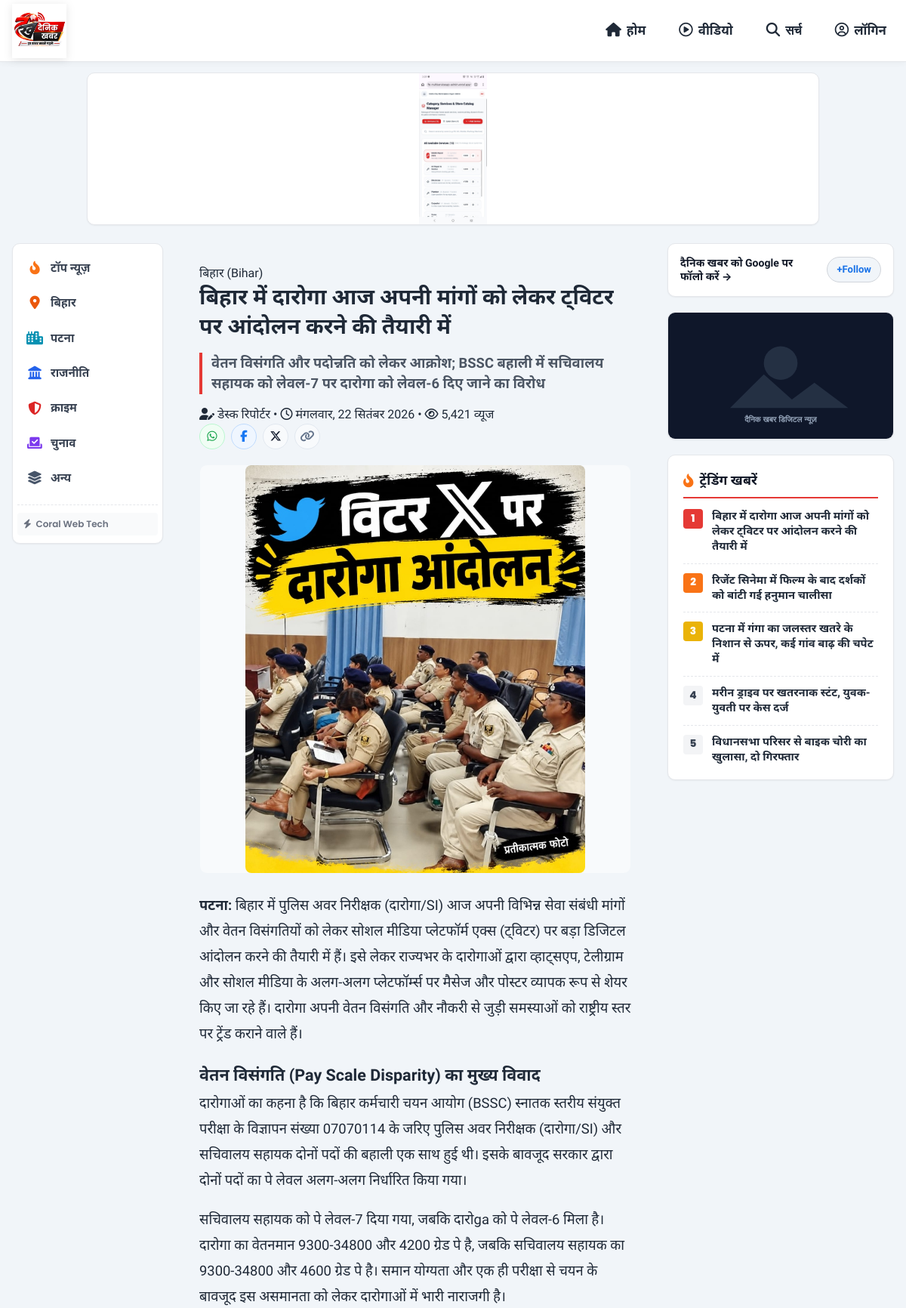
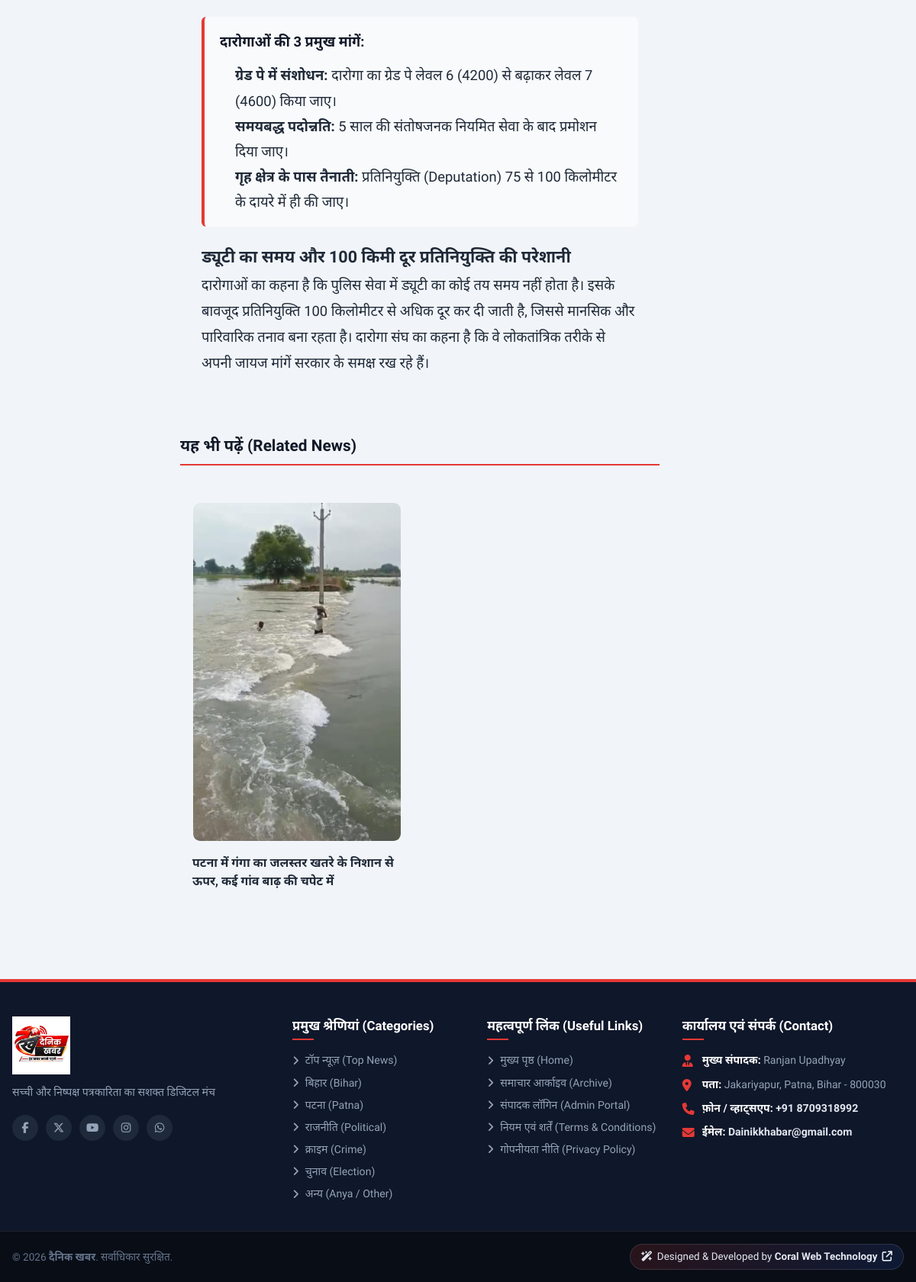
The app's page /article.php?slug=bihar-police-daroga-si-twitter-x-andolan-vetan-visangati with its own data (2 pictures, top to bottom).
### tables this page shows
CREATE TABLE `ads` (
  `id` INT AUTO_INCREMENT PRIMARY KEY,
  `title` VARCHAR(150) NOT NULL,
  `position` ENUM('top_header_banner', 'sidebar_banner', 'infeed_banner') NOT NULL DEFAULT 'top_header_banner',
  `image_url` VARCHAR(255) NOT NULL,
  `link_url` VARCHAR(255) NOT NULL,
  `status` TINYINT(1) DEFAULT 1,
  `created_at` TIMESTAMP DEFAULT CURRENT_TIMESTAMP
);

CREATE TABLE `news` (
  `id` INT AUTO_INCREMENT PRIMARY KEY,
  `category_id` INT NOT NULL,
  `language` VARCHAR(10) NOT NULL DEFAULT 'hi',
  `headline` VARCHAR(500) NOT NULL,
  `subheadline` VARCHAR(500) DEFAULT NULL,
  `slug` VARCHAR(550) NOT NULL UNIQUE,
  `content` LONGTEXT NOT NULL,
  `media_type` ENUM('image', 'video_upload', 'video_embed') NOT NULL DEFAULT 'image',
  `media_url` VARCHAR(500) NOT NULL,
  `priority_order` INT DEFAULT 0,
  `is_breaking` TINYINT(1) DEFAULT 0,
  `views` INT DEFAULT 0,
  `created_at` TIMESTAMP DEFAULT CURRENT_TIMESTAMP,
  `updated_at` TIMESTAMP DEFAULT CURRENT_TIMESTAMP ON UPDATE CURRENT_TIMESTAMP,
  FOREIGN KEY (`category_id`) REFERENCES `categories` (`id`) ON DELETE CASCADE
);

CREATE TABLE `categories` (
  `id` INT AUTO_INCREMENT PRIMARY KEY,
  `name` VARCHAR(100) NOT NULL,
  `slug` VARCHAR(120) NOT NULL UNIQUE,
  `icon` VARCHAR(50) DEFAULT 'fa-newspaper',
  `display_order` INT DEFAULT 0,
  `status` TINYINT(1) DEFAULT 1,
  `created_at` TIMESTAMP DEFAULT CURRENT_TIMESTAMP
);

CREATE TABLE `settings` (
  `id` INT AUTO_INCREMENT PRIMARY KEY,
  `site_title` VARCHAR(150) NOT NULL DEFAULT 'दैनिक खबर',
  `tagline` VARCHAR(255) NOT NULL DEFAULT 'सच्ची और निष्पक्ष पत्रकारिता का सशक्त डिजिटल मंच',
  `theme_color` VARCHAR(20) NOT NULL DEFAULT '#e53935',
  `logo_url` VARCHAR(255) DEFAULT 'assets/images/logo.svg',
  `epaper_link` VARCHAR(255) DEFAULT 'https://epaper.dainikkhabr.com',
  `created_at` TIMESTAMP DEFAULT CURRENT_TIMESTAMP,
  `updated_at` TIMESTAMP DEFAULT CURRENT_TIMESTAMP ON UPDATE CURRENT_TIMESTAMP
);

### article.php (the view, shortened to what the rows shown need)
<?php
require_once __DIR__ . '/includes/functions.php';
$slug = trim($_GET['slug'] ?? '');
$stmt = $pdo->prepare("
    SELECT n.*, c.name AS category_name, c.slug AS category_slug
    FROM news n
    JOIN categories c ON n.category_id = c.id
    WHERE n.slug = :slug
    LIMIT 1
");
$stmt->execute([':slug' => $slug]);
$article = $stmt->fetch();
$article['views']++;
$relatedStmt = $pdo->prepare("
    SELECT n.*, c.name AS category_name, c.slug AS category_slug
    FROM news n
    JOIN categories c ON n.category_id = c.id
    WHERE n.category_id = :cat_id AND n.id != :id
    ORDER BY n.priority_order ASC, n.created_at DESC
    LIMIT 4
");
$relatedStmt->execute([':cat_id' => $article['category_id'], ':id' => $article['id']]);
$relatedArticles = $relatedStmt->fetchAll();
$trendingArticles = get_trending_news($pdo, 5);
require_once __DIR__ . '/includes/header.php';
?>
<div class="bhaskar-page-body">
  <div class="container">
    <div class="bhaskar-grid-3col">
      <main class="bhaskar-main-feed">
        <article class="bhaskar-story-card" style="padding: 28px;">
          <div class="bhaskar-story-header">
            <a href="<?= BASE_URL ?>/category.php?cat=<?= urlencode($article['category_slug']) ?>" class="bhaskar-category-pill">
              <?= htmlspecialchars($article['category_name']) ?>
            </a>
            <h1 class="bhaskar-headline" style="font-size: 1.8rem; line-height: 1.35;">
              <?= htmlspecialchars($article['headline']) ?>
            </h1>
            <?php if (!empty($article['subheadline'])): ?>
              <div class="bhaskar-subheadline" style="font-size: 1.15rem; font-weight: 600; color: var(--gray-600); border-left: 4px solid var(--theme-color); padding-left: 12px; margin: 15px 0;">
                <?= htmlspecialchars($article['subheadline']) ?>
              </div>
            <?php endif; ?>
            <div class="bhaskar-story-footer" style="margin-bottom: 20px;">
              <div class="bhaskar-meta-info">
                <span><i class="fa-solid fa-user-pen"></i> डेस्क रिपोर्टर</span>
                <span>•</span>
                <span><i class="fa-regular fa-clock"></i> <?= format_hindi_date($article['created_at']) ?></span>
                <span>•</span>
                <span><i class="fa-regular fa-eye"></i> <?= number_format($article['views']) ?> व्यूज</span>
              </div>
              <div class="bhaskar-share-btns">
              </div>
            </div>
          </div>
          <?= render_media_container($article['media_type'], $article['media_url'], $article['headline']) ?>
          <div class="article-rich-body" style="font-size: 1.15rem; line-height: 1.85; color: var(--gray-800); margin-top: 25px;">
            <?= $article['content'] ?>
          </div>
        </article>
        <?php if (!empty($relatedArticles)): ?>
          <div style="margin-top: 30px;">
            <div style="display: grid; grid-template-columns: 1fr 1fr; gap: 16px;">
              <?php foreach ($relatedArticles as $rStory): ?>
                <div class="bhaskar-story-card" style="padding: 16px;">
                  <?= render_media_container($rStory['media_type'], $rStory['media_url'], $rStory['headline']) ?>
                  <h4 style="font-size: 1rem; font-weight: 700; margin-top: 10px;">
                    <a href="<?= BASE_URL ?>/article.php?slug=<?= urlencode($rStory['slug']) ?>">
                      <?= htmlspecialchars($rStory['headline']) ?>
                    </a>
                  </h4>
                </div>
              <?php endforeach; ?>
            </div>
          </div>
        <?php endif; ?>
      </main>
      <aside class="bhaskar-right-rail">
        <div class="bhaskar-trending-widget">
          <div class="bhaskar-rank-list">
            <?php foreach ($trendingArticles as $idx => $tArt): ?>
              <div class="bhaskar-rank-item">
                <span class="bhaskar-rank-num"><?= $idx + 1 ?></span>
                <a href="<?= BASE_URL ?>/article.php?slug=<?= urlencode($tArt['slug']) ?>" class="bhaskar-rank-title">
                  <?= htmlspecialchars($tArt['headline']) ?>
                </a>
              </div>
            <?php endforeach; ?>
          </div>
        </div>
      </aside>
    </div>
  </div>
</div>
<?php
require_once __DIR__ . '/includes/footer.php';
?>

### includes/header.php (shortened to what the rows shown need)
<?php
require_once __DIR__ . '/functions.php';
$siteSettings = get_site_settings($pdo);
$topLeaderboardAd = get_top_leaderboard_ad($pdo);
?>
<!DOCTYPE html>
<html lang="hi" dir="ltr">
<head>
  <link rel="stylesheet" href="https://cdnjs.cloudflare.com/ajax/libs/font-awesome/6.5.1/css/all.min.css">
  <link rel="stylesheet" href="<?= ASSETS_URL ?>css/style.css?v=<?= time() ?>">
  <link rel="stylesheet" href="<?= ASSETS_URL ?>css/responsive.css?v=<?= time() ?>">
</head>
<body>
  <div class="bhaskar-top-ad-wrapper">
    <div class="container">
      <div class="bhaskar-ad-banner-slot">
        <?php if ($topLeaderboardAd && !empty($topLeaderboardAd['image_url'])): ?>
          <a href="<?= htmlspecialchars(!empty($topLeaderboardAd['link_url']) ? $topLeaderboardAd['link_url'] : 'mailto:Dainikkhabar@gmail.com') ?>" target="_blank" rel="sponsored noopener">
            <img src="<?= get_ad_image_url($topLeaderboardAd['image_url']) ?>" alt="<?= htmlspecialchars($topLeaderboardAd['title'] ?? 'दैनिक खबर विज्ञापन') ?>" class="bhaskar-running-ad-img">
          </a>
        <?php else: ?>
          <a href="mailto:Dainikkhabar@gmail.com" target="_blank" rel="noopener">
            <img src="<?= ASSETS_URL ?>images/top_banner_ad.png" alt="दैनिक खबर विज्ञापन" class="bhaskar-running-ad-img">
          </a>
        <?php endif; ?>
      </div>
    </div>
  </div>

### includes/functions.php (shortened to what the rows shown need)
<?php
require_once __DIR__ . '/../config/db.php';
function format_hindi_date($datetime = null) {
    if (!$datetime) {
        $timestamp = time();
    } else {
        $timestamp = is_numeric($datetime) ? $datetime : strtotime($datetime);
    }
    $days = [
        'Sunday'    => 'रविवार',
        'Monday'    => 'सोमवार',
        'Tuesday'   => 'मंगलवार',
        'Wednesday' => 'बुधवार',
        'Thursday'  => 'गुरुवार',
        'Friday'    => 'शुक्रवार',
        'Saturday'  => 'शनिवार'
    ];
    $months = [
        'January'   => 'जनवरी',
        'February'  => 'फरवरी',
        'March'     => 'मार्च',
        'April'     => 'अप्रैल',
        'May'       => 'मई',
        'June'      => 'जून',
        'July'      => 'जुलाई',
        'August'    => 'अगस्त',
        'September' => 'सितंबर',
        'October'   => 'अक्टूबर',
        'November'  => 'नवंबर',
        'December'  => 'दिसंबर'
    ];
    $englishDay = date('l', $timestamp);
    $englishMonth = date('F', $timestamp);
    $dayNumber = date('j', $timestamp);
    $year = date('Y', $timestamp);
    $hindiDay = $days[$englishDay] ?? $englishDay;
    $hindiMonth = $months[$englishMonth] ?? $englishMonth;
    return "{$hindiDay}, {$dayNumber} {$hindiMonth} {$year}";
}
function get_site_settings($pdo_conn = null) {
    global $pdo;
    $db = $pdo_conn ?: $pdo;
    static $settings = null;
    if ($settings === null) {
        $default = [
            'site_title'  => 'दैनिक खबर',
            'tagline'     => 'सच्ची और निष्पक्ष पत्रकारिता का सशक्त डिजिटल मंच',
            'theme_color' => '#e53935',
            'logo_url'    => 'assets/images/logo.png',
            'epaper_link' => 'https://epaper.dainikkhabr.com'
        ];
        if ($db) {
            try {
                $stmt = $db->query("SELECT * FROM settings WHERE id = 1 LIMIT 1");
                $row = $stmt->fetch();
                $settings = $row ?: $default;
            } catch (PDOException $e) {
                $settings = $default;
            }
        } else {
            $settings = $default;
        }
    }
    return $settings;
}
function get_all_categories($pdo_conn = null) {
    global $pdo;
    $db = $pdo_conn ?: $pdo;
    try {
        $stmt = $db->query("SELECT * FROM categories WHERE status = 1 ORDER BY display_order ASC, id ASC");
        return $stmt->fetchAll();
    } catch (PDOException $e) {
        return [];
    }
}
function get_top_leaderboard_ad($pdo_conn = null) {
    global $pdo;
    $db = $pdo_conn ?: $pdo;
    try {
        $stmt = $db->query("SELECT * FROM ads WHERE position = 'top_header_banner' AND status = 1 ORDER BY id DESC LIMIT 1");
        return $stmt->fetch();
    } catch (PDOException $e) {
        return null;
    }
}
function get_ad_image_url($image_url) {
    if (file_exists(UPLOAD_DIR . $image_url)) {
        return UPLOAD_URL . $image_url;
    }
    return ASSETS_URL . 'images/placeholder.svg';
}
function get_media_url($url, $media_type = 'image') {
    if (file_exists(UPLOAD_DIR . $url)) {
        return UPLOAD_URL . $url;
    }
    return ASSETS_URL . 'images/logo.png';
}
function render_media_container($mediaType, $mediaUrl, $headline = '') {
    $escapedHeadline = htmlspecialchars($headline, ENT_QUOTES, 'UTF-8');
    $fallbackLogo = ASSETS_URL . 'images/logo.png';
    if ($mediaType === 'video_embed') {
        $ytId = get_youtube_video_id($mediaUrl);
        if ($ytId) {
            return '
            <div class="bhaskar-video-wrapper" style="position:relative; width:100%; aspect-ratio:16/9; background:#0f172a; border-radius:10px; overflow:hidden; margin:16px 0; box-shadow:0 4px 15px rgba(0,0,0,0.12);">
                <iframe src="https://www.youtube-nocookie.com/embed/' . $ytId . '?rel=0" title="' . $escapedHeadline . '" allow="accelerometer; autoplay; clipboard-write; encrypted-media; gyroscope; picture-in-picture; web-share" allowfullscreen style="position:absolute; top:0; left:0; width:100%; height:100%; border:0;"></iframe>
            </div>';
        } else {
            $embedUrl = htmlspecialchars($mediaUrl, ENT_QUOTES, 'UTF-8');
            return '
            <div class="bhaskar-video-wrapper" style="position:relative; width:100%; aspect-ratio:16/9; background:#0f172a; border-radius:10px; overflow:hidden; margin:16px 0;">
                <iframe src="' . $embedUrl . '" title="' . $escapedHeadline . '" allowfullscreen style="position:absolute; top:0; left:0; width:100%; height:100%; border:0;"></iframe>
            </div>';
        }
    } else {
        $imgSrc = get_media_url($mediaUrl, 'image');
        return '
        <div class="bhaskar-media-container" style="width:100%; border-radius:10px; overflow:hidden; background:#f8fafc; border:1px solid #f1f5f9; text-align:center; margin:16px 0;">
            <img src="' . htmlspecialchars($imgSrc) . '" alt="' . $escapedHeadline . '" class="bhaskar-media-elem" loading="lazy" onerror="this.onerror=null; this.src=\'' . $fallbackLogo . '\';" style="max-width:100%; max-height:540px; width:auto; height:auto; object-fit:contain; display:block; margin:0 auto; border-radius:8px;">
        </div>';
    }
}
function get_trending_news($pdo_conn = null, $limit = 5) {
    global $pdo;
    $db = $pdo_conn ?: $pdo;
    try {
        $stmt = $db->prepare("
            SELECT n.*, c.name AS category_name, c.slug AS category_slug
            FROM news n
            JOIN categories c ON n.category_id = c.id
            ORDER BY n.views DESC, n.created_at DESC
            LIMIT :limit
        ");
        $stmt->bindValue(':limit', (int)$limit, PDO::PARAM_INT);
        $stmt->execute();
        return $stmt->fetchAll();
    } catch (PDOException $e) {
        return [];
    }
}

### includes/footer.php (shortened to what the rows shown need)
<?php
$settings = get_site_settings();
$categories = get_all_categories();
?>
<footer class="site-footer">
    <div class="footer-top">
        <div class="container footer-grid">
            <div class="footer-col brand-col">
                <div class="footer-logo">
                    <img src="<?php echo SITE_URL; ?>/assets/images/logo.png?v=<?php echo time(); ?>" alt="<?php echo htmlspecialchars($settings['site_title'] ?? 'दैनिक खबर'); ?>" class="footer-brand-logo-img">
                </div>
                <p class="brand-desc">
                    <?php echo htmlspecialchars($settings['tagline'] ?? 'सच्ची और निष्पक्ष पत्रकारिता का सशक्त डिजिटल मंच। देश, विदेश, राज्य और शहर की हर बड़ी खबर सबसे पहले।'); ?>
                </p>
                <div class="social-links">
                    <a href="https://facebook.com" target="_blank" rel="noopener" aria-label="Facebook"><i class="fa-brands fa-facebook-f"></i></a>
                    <a href="https://twitter.com" target="_blank" rel="noopener" aria-label="Twitter / X"><i class="fa-brands fa-x-twitter"></i></a>
                    <a href="https://youtube.com" target="_blank" rel="noopener" aria-label="YouTube"><i class="fa-brands fa-youtube"></i></a>
                    <a href="https://instagram.com" target="_blank" rel="noopener" aria-label="Instagram"><i class="fa-brands fa-instagram"></i></a>
                    <a href="https://whatsapp.com" target="_blank" rel="noopener" aria-label="WhatsApp"><i class="fa-brands fa-whatsapp"></i></a>
                </div>
            </div>
            <div class="footer-col">
                <ul class="footer-links-list">
                    <?php foreach ($categories as $cat): ?>
                        <li>
                            <a href="<?php echo SITE_URL; ?>/category.php?slug=<?php echo urlencode($cat['slug']); ?>">
                                <i class="fa-solid fa-angle-right"></i> <?php echo htmlspecialchars($cat['name']); ?>
                            </a>
                        </li>
                    <?php endforeach; ?>
                </ul>
            </div>
        </div>
    </div>
    <div class="footer-bottom">
        <div class="container footer-bottom-inner">
            <div class="copyright-text">
                &copy; <?php echo date('Y'); ?> <strong><?php echo htmlspecialchars($settings['site_title'] ?? 'दैनिक खबर'); ?></strong>. सर्वाधिकार सुरक्षित.
            </div>
        </div>
    </div>
</footer>
</body>
</html>

### records on screen
ads: image_url (picture)
news: category.name "बिहार (Bihar)", headline "बिहार में दारोगा आज अपनी मांगों को लेकर ट्विटर पर आंदोलन करने की तैयारी में", subheadline "वेतन विसंगति और पदोन्नति को लेकर आक्रोश; BSSC बहाली में सचिवालय सहायक को लेवल-7 पर दारोगा को लेवल-6 दिए जाने का विरोध", created_at "मंगलवार, 22 सितंबर 2026", media_url (picture), content "पटना: बिहार में पुलिस अवर निरीक्षक (दारोगा/SI) आज अपनी विभिन्न सेवा संबंधी मांगों और वेतन विसंगतियों को लेकर सोशल मीडिया प्लेटफॉर्म एक्स (ट्विटर) पर बड़ा डिजिटल आंदोलन करने की तैयारी में हैं। इसे लेकर राज्यभर के दारोगाओं द्वारा व्हाट्सएप, टेलीग्राम और सोशल मीडिया के अलग-अलग प्लेटफॉर्म्स पर मैसेज और पोस्टर व्यापक रूप से शेयर किए जा रहे हैं। दारोगा अपनी वेतन विसंगति और नौकरी से जुड़ी समस्याओं को राष्ट्रीय स्तर पर ट्रेंड कराने वाले हैं। वेतन विसंगति (Pay Scale Disparity) का मुख्य विवाद दारोगाओं का कहना है कि बिहार कर्मचारी चयन आयोग (BSSC) स्नातक स्तरीय संयुक्त परीक्षा के विज्ञापन संख्या 07070114 के जरिए पुलिस अवर निरीक्षक (दारोगा/SI) और सचिवालय सहायक दोनों पदों की बहाली एक साथ हुई थी। इसके…"
news: media_url (picture), headline "पटना में गंगा का जलस्तर खतरे के निशान से ऊपर, कई गांव बाढ़ की चपेट में"
news: headline "रिजेंट सिनेमा में फिल्म के बाद दर्शकों को बांटी गई हनुमान चालीसा"
news: headline "मरीन ड्राइव पर खतरनाक स्टंट, युवक-युवती पर केस दर्ज"
news: headline "विधानसभा परिसर से बाइक चोरी का खुलासा, दो गिरफ्तार"
settings: tagline "सच्ची और निष्पक्ष पत्रकारिता का सशक्त डिजिटल मंच", site_title "दैनिक खबर"
categories: name "टॉप न्यूज़ (Top News)"
categories: name "बिहार (Bihar)"
categories: name "पटना (Patna)"
categories: name "राजनीति (Political)"
categories: name "क्राइम (Crime)"
categories: name "चुनाव (Election)"
categories: name "अन्य (Anya / Other)"

### other values on screen
$bCat['name'] "टॉप न्यूज़"
$bCat['name'] "बिहार"
$bCat['name'] "पटना"
$bCat['name'] "राजनीति"
$bCat['name'] "क्राइम"
$bCat['name'] "चुनाव"
$bCat['name'] "अन्य"
$article['views'] "5,421"
